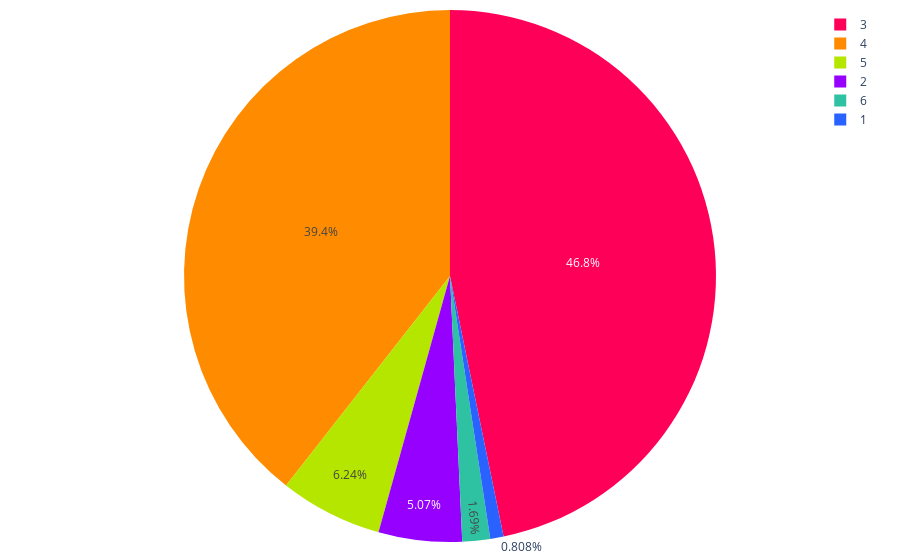

The cell this chart's notebook holds for it:
### Code cell
import os
import plotly.graph_objects as go
import plotly.io as pio

# Lista de colores
colores = ['#2962ff', '#9500ff', '#ff0059', '#ff8c00', '#b4e600', '#2EC2A2', '#F79CB9']

# Función para sumar tablas
def sumar_tablas(dataframes_list):
    tabla_suma = None
    
    for df in dataframes_list:
        tabla_actual = df.groupby(['recamaras', 'segmento']).size().unstack(fill_value=0)
        
        if tabla_suma is None:
            tabla_suma = tabla_actual
        else:
            tabla_suma = tabla_suma.add(tabla_actual, fill_value=0)
    
    print("Tabla general de frecuencia:")
    print(tabla_suma)
    
    fig = graficar_tabla(tabla_suma)
    
    # Guardar la gráfica como archivo HTML
    guardar_grafico_como_html(fig, 'grafica_pastel_dist_x_recamaras_pachuca', carpeta='graficas')
    
    return fig

# Función para graficar la tabla
def graficar_tabla(tabla):
    segmentos = tabla.index
    valores = tabla.iloc[:, 0].tolist()  # Tomamos los valores de la primera columna de la tabla

    fig1 = go.Figure(data=[go.Pie(labels=segmentos, values=valores, marker=dict(colors=colores))])

    fig1.update_layout(
        margin=dict(l=10, r=10, t=10, b=10),  # Ajusta los márgenes (left, right, top, bottom)        
    )

    fig1.show()
    return fig1

# Función para guardar la gráfica como archivo HTML
def guardar_grafico_como_html(fig, nombre_archivo, carpeta='graficas'):
    # Crear la carpeta si no existe
    if not os.path.exists(carpeta):
        os.makedirs(carpeta)
    
    # Guardar la gráfica como archivo HTML en la carpeta especificada
    pio.write_html(fig, f'{carpeta}/{nombre_archivo}.html')

# Llamar a la función sumar_tablas con la lista de DataFrames como argumento
fig1 = sumar_tablas(dataframes_list)

### Figure 1 — Plotly figure (JSON) as saved in the notebook; plotly's stock layout.template omitted (floating-point values rounded to 4 significant figures)
{"data": [{"labels": ["1", "2", "3", "4", "5", "6"], "marker": {"colors": ["#2962ff", "#9500ff", "#ff0059", "#ff8c00", "#b4e600", "#2EC2A2", "#F79CB9"]}, "type": "pie", "values": [11, 69, 637, 537, 85, 23]}], "layout": {"margin": {"b": 10, "l": 10, "r": 10, "t": 10}}}
